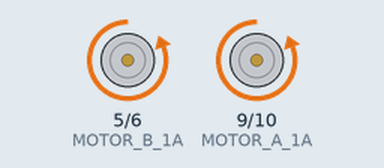
This sketch was run on a simulated Arduino Uno, built with avr-gcc and run on an emulated ATmega328P. Shown: motor-driver pin pairs drawn as motors (green arrow = first pin HIGH = forward, orange = second pin HIGH = backward, longer = more drive).

Above: at 0.5 s.
At 2.5 s:
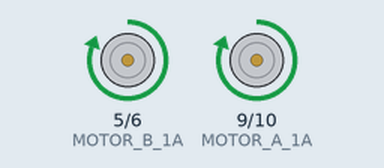
At 4.5 s:
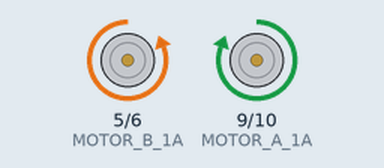
At 9.5 s:
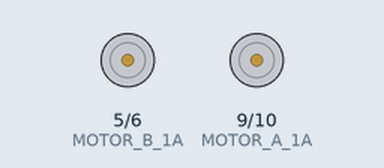
Timing chart, 0 to 10.4 s (numbered marks = the images above):
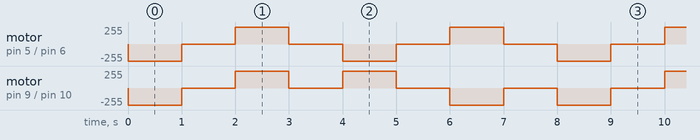

Measured:
- by itself, motor on pin 5 (MOTOR_B_1A) / pin 6 (MOTOR_B_1B): repeats every 4.0 s: stopped 1.0 s, forward 255/255 1.0 s, stopped 1.0 s, backward 255/255 1.0 s
- by itself, motor on pin 9 (MOTOR_A_1A) / pin 10 (MOTOR_A_1B): repeats every 8.0 s: 2 × (stopped 1.0 s, forward 255/255 1.0 s), 2 × (stopped 1.0 s, backward 255/255 1.0 s)

The sketch:

robot_template.ino
```cpp
#define MOTOR_A_1A 9   // right
#define MOTOR_A_1B 10   // right
#define MOTOR_B_1A 5   // left
#define MOTOR_B_1B 6   // left
#include <NewPing.h>

int left_sen = A0;  //A = left
int center_sen = A1; // B = center
int right_sen = A2; //C = right
int ValSens_A = 0;
int ValSens_B = 0;
int ValSens_C = 0;

//FRONT SENSOR
#define TRIGGER_FRONT 3
#define ECHO_FRONT 4


//LEFT SENSOR
#define TRIGGER_LEFT 12
#define ECHO_LEFT 13
#define MAX_DISTANCE 200

NewPing leftsonar (TRIGGER_LEFT, ECHO_LEFT, MAX_DISTANCE);
NewPing frontsonar (TRIGGER_FRONT, ECHO_FRONT, MAX_DISTANCE);

#define LEFTTHRESHOLD 20
#define FRONTTHRESHOLD 20

#define centerThres 200
#define leftThres 300
#define rightThres 300

void setup() {
Serial.begin(9600);

pinMode(9, OUTPUT);
pinMode(10, OUTPUT);
pinMode(5, OUTPUT);
pinMode(6, OUTPUT);


  /*
   * SET YOUR MOTORS AND YOUR SENSORS
   */

}

void loop(){


  forward();
 delay(1000);
  stop_rob();
  delay(1000);

 back();
  delay(1000);
  stop_rob();
  delay(1000);

  right();
delay(1000);
stop_rob();
delay(1000);

  left();
delay(1000);
stop_rob();
delay(1000);


 /*
  * CALL YOUR FUNCTIONS
  * EXAMPLE BELOW
  *
  * // call the forward function for 1 second
  * // the delay is 1000 ms
  *
  * forward();
  * delay(1000);
  */
}

void forward() {
  analogWrite(MOTOR_A_1A, 0);
  analogWrite(MOTOR_A_1B, 255);

  analogWrite(MOTOR_B_1A, 0);
  analogWrite(MOTOR_B_1B, 255);
 }

 void back () {
 analogWrite(MOTOR_A_1A, 255);
 analogWrite(MOTOR_A_1B, 0);

 analogWrite(MOTOR_B_1A, 255);
 analogWrite(MOTOR_B_1B, 0);
 }

 void stop_rob() {
  analogWrite(MOTOR_A_1A, 0);
  analogWrite(MOTOR_A_1B, 0);

  analogWrite(MOTOR_B_1A, 0);
  analogWrite(MOTOR_B_1B, 0);
}


void right() {
  analogWrite(MOTOR_A_1A, 255);
  analogWrite(MOTOR_A_1B, 0);

  analogWrite(MOTOR_B_1A, 0);
  analogWrite(MOTOR_B_1B, 255);
}

void left() {
  analogWrite(MOTOR_A_1A, 0);
  analogWrite(MOTOR_A_1B, 255);

  analogWrite(MOTOR_B_1A, 255);
  analogWrite(MOTOR_B_1B, 0);
}
/*
 *  void forward() {
          //LEFT MOTOR
          analogWrite(LEFTMOTORA, HIGH);
          analogWrite(LEFTMOTORB, LOW);
          //RIGHT MOTOR
          analogWrite(RIGHTMOTORA, HIGH);
          analogWrite(RIGHTMOTORB, LOW);
        }
 */
```
